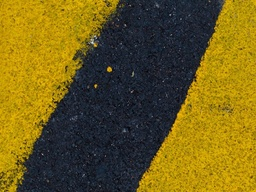
#> input picture 098.picture/Road_8.jpg, 256 x 192 px, shrunk from 1000 x 750 before the run
$ python slic.py
#> lines starting #> are read from the running program, lines starting #| are printed output that depends on the picture
import cv2
import numpy as np
import matplotlib.pyplot as plt
import skimage.data as data
import skimage.segmentation as seg
import skimage.filters as filters
import skimage.draw as draw
import skimage.color as color

def image_show(image, nrows=1, ncols=1, cmap='gray'):
    fig, ax = plt.subplots(nrows=nrows, ncols=ncols, figsize=(14, 14))
    ax.imshow(image, cmap='gray')
    ax.axis('off')
    return fig, ax

image =cv2.imread('../098.picture/Road_8.jpg')
#> image is the input picture: shape (192, 256, 3); mean B, G, R 27.3, 94.4, 111.3
# =============================================================================
# cv2.imshow("gray",image)
#
# =============================================================================

image_slic = seg.slic(image,n_segments = 200)
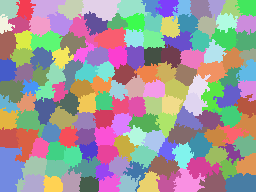
#> image_slic: shape (192, 256) int64; 149 distinct labels, from 1 to 149; one colour per label, 0 black
# =============================================================================
# image_show(color.label2rgb(image,image,kind ='avg'))
# =============================================================================
image_show(color.label2rgb(image_slic,image,kind ='avg'))
cv2.imwrite("../098.picture/Road_2_image_slic.jpg",color.label2rgb(image_slic,image,kind ='avg'))
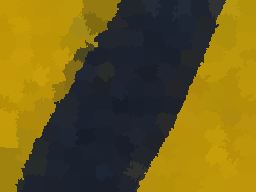
#> saved as Road_2_image_slic.jpg: shape (192, 256, 3); mean B, G, R 26.8, 93.9, 110.8

# =============================================================================
# cv2.waitKey(0)
# cv2.destroyAllWindows()
# =============================================================================
image_felzenszwalb = seg.felzenszwalb(image)
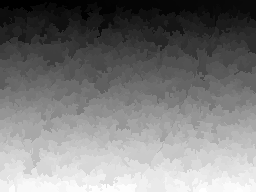
#> image_felzenszwalb: shape (192, 256) int64; min 0, max 663, mean 323.1; drawn with min black and max white
image_show(image_felzenszwalb)
np.unique(image_felzenszwalb).size

image_felzenszwalb_colored = color.label2rgb(image_felzenszwalb, image, kind='avg')
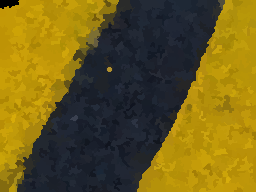
#> image_felzenszwalb_colored: shape (192, 256, 3); mean B, G, R 26.8, 93.5, 110.3
image_show(image_felzenszwalb_colored)
# =============================================================================
# cv2.imwrite("../098.picture/Road_8_image_felzenszwalb.jpg",image_felzenszwalb)
# cv2.imwrite("../098.picture/Road_8_image_felzenszwalb_colored.jpg",image_felzenszwalb_colored)
# =============================================================================

$ run again, with 098.picture/Road_11.jpg copied over 098.picture/Road_8.jpg
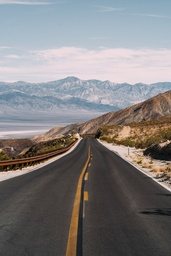
#> input picture 098.picture/Road_11.jpg, 171 x 256 px, shrunk from 1920 x 2880 before the run
#> image is the input picture: shape (256, 171, 3); mean B, G, R 126.6, 126.2, 128.6
#> image_slic: shape (256, 171) int64; 167 distinct labels, from 1 to 167
#> `image_felzenszwalb = seg.felzenszwalb(image)`:
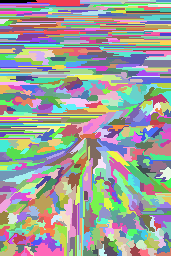
#> image_felzenszwalb: shape (256, 171) int64; 695 distinct labels, from 0 to 694; one colour per label, 0 black
#> `image_felzenszwalb_colored = color.label2rgb(image_felzenszwalb, image..`:
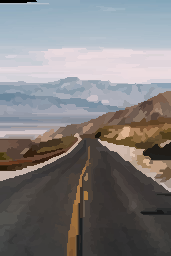
#> image_felzenszwalb_colored: shape (256, 171, 3); mean B, G, R 125.7, 125.3, 127.7

$ run again, with 098.picture/Road_12.jpg copied over 098.picture/Road_8.jpg
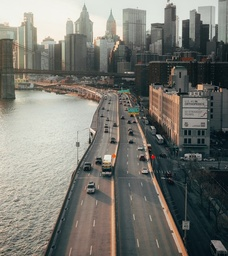
#> input picture 098.picture/Road_12.jpg, 228 x 256 px, shrunk from 640 x 720 before the run
#> image is the input picture: shape (256, 228, 3); mean B, G, R 112.9, 119.8, 119.8
#> `image_slic = seg.slic(image,n_segments = 200)`:
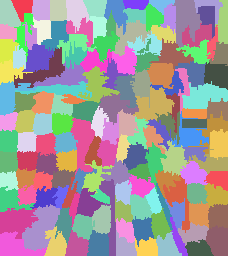
#> image_slic: shape (256, 228) int64; 149 distinct labels, from 1 to 149; one colour per label, 0 black
#> `image_felzenszwalb_colored = color.label2rgb(image_felzenszwalb, image..`:
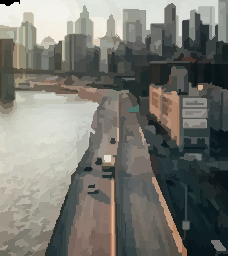
#> image_felzenszwalb_colored: shape (256, 228, 3); mean B, G, R 112.1, 118.9, 119

$ run again, with 098.picture/Road_13.jpg copied over 098.picture/Road_8.jpg
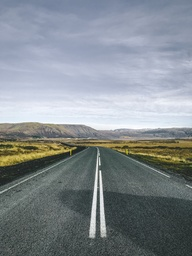
#> input picture 098.picture/Road_13.jpg, 192 x 256 px, shrunk from 1920 x 2560 before the run
#> image is the input picture: shape (256, 192, 3); mean B, G, R 143, 138.1, 131.1
#> image_slic: shape (256, 192) int64; 175 distinct labels, from 1 to 175
#> `image_felzenszwalb = seg.felzenszwalb(image)`:
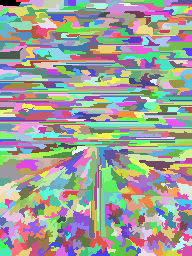
#> image_felzenszwalb: shape (256, 192) int64; 783 distinct labels, from 0 to 782; one colour per label, 0 black
#> `image_felzenszwalb_colored = color.label2rgb(image_felzenszwalb, image..`:
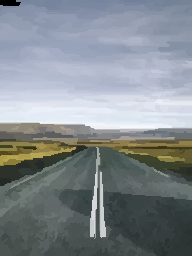
#> image_felzenszwalb_colored: shape (256, 192, 3); mean B, G, R 142.1, 137.3, 130.3
